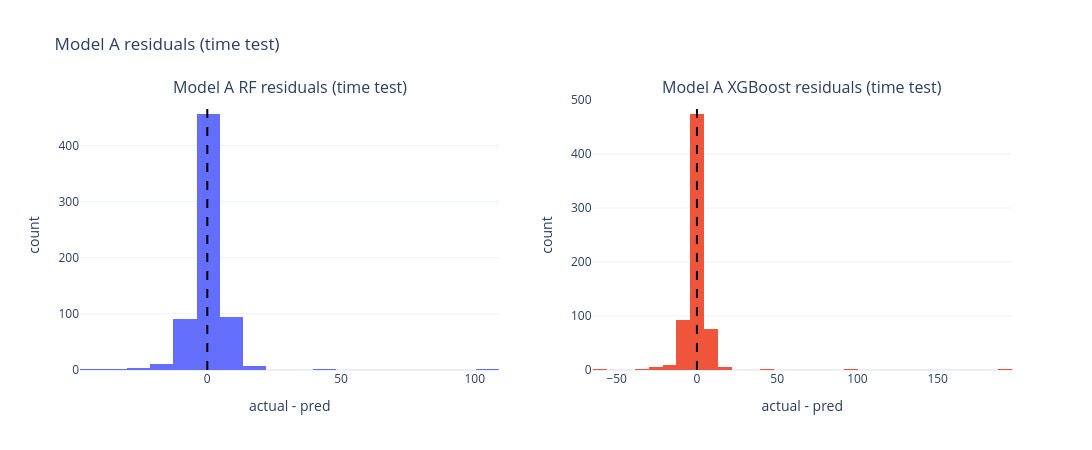

Notebook code cell kept with this figure:
### Code cell
# residuals
r_rf_a_t = y_test_t.values - pred_rf_a_t
r_xgb_a_t = y_test_t.values - pred_xgb_a_t

# common bins so both plots are comparable
all_r_t = np.concatenate([r_rf_a_t, r_xgb_a_t])
bins_t = np.histogram_bin_edges(all_r_t, bins=30)

fig = make_subplots(
    rows=1, cols=2,
    subplot_titles=("Model A RF residuals (time test)", "Model A XGBoost residuals (time test)")
)

fig.add_trace(
    go.Histogram(
        x=r_rf_a_t,
        xbins=dict(start=bins_t[0], end=bins_t[-1], size=bins_t[1] - bins_t[0]),
        name="RF",
        showlegend=False
    ),
    row=1, col=1
)

fig.add_trace(
    go.Histogram(
        x=r_xgb_a_t,
        xbins=dict(start=bins_t[0], end=bins_t[-1], size=bins_t[1] - bins_t[0]),
        name="XGB",
        showlegend=False
    ),
    row=1, col=2
)

fig.add_vline(x=0, line_dash="dash", line_color="black", row=1, col=1)
fig.add_vline(x=0, line_dash="dash", line_color="black", row=1, col=2)

fig.update_xaxes(title_text="actual - pred", row=1, col=1)
fig.update_xaxes(title_text="actual - pred", row=1, col=2)
fig.update_yaxes(title_text="count", row=1, col=1)
fig.update_yaxes(title_text="count", row=1, col=2)

fig.update_layout(
    title="Model A residuals (time test)",
    template="plotly_white",
    paper_bgcolor="rgba(0,0,0,0)",
    plot_bgcolor="rgba(0,0,0,0)",
    width=1100,
    height=450
)

fig.write_image("images/modela_residuals_time_rf_xgb.png", scale=2)
fig.show()

### Figure 1 — Plotly figure (JSON) as saved in the notebook; plotly's stock layout.template omitted (floating-point values rounded to 4 significant figures; data arrays with more than 128 entries replaced by an {"elided": "..."} marker saying what was removed)
{"data": [{"name": "RF", "showlegend": false, "x": {"elided": "669 float values"}, "xbins": {"end": 196.3, "size": 8.71, "start": -65.01}, "type": "histogram", "xaxis": "x", "yaxis": "y"}, {"name": "XGB", "showlegend": false, "x": {"elided": "669 float values"}, "xbins": {"end": 196.3, "size": 8.71, "start": -65.01}, "type": "histogram", "xaxis": "x2", "yaxis": "y2"}], "layout": {"xaxis": {"anchor": "y", "domain": [0.0, 0.45], "title": {"text": "actual - pred"}}, "yaxis": {"anchor": "x", "domain": [0.0, 1.0], "title": {"text": "count"}}, "xaxis2": {"anchor": "y2", "domain": [0.55, 1.0], "title": {"text": "actual - pred"}}, "yaxis2": {"anchor": "x2", "domain": [0.0, 1.0], "title": {"text": "count"}}, "annotations": [{"font": {"size": 16}, "showarrow": false, "text": "Model A RF residuals (time test)", "x": 0.225, "xanchor": "center", "xref": "paper", "y": 1.0, "yanchor": "bottom", "yref": "paper"}, {"font": {"size": 16}, "showarrow": false, "text": "Model A XGBoost residuals (time test)", "x": 0.775, "xanchor": "center", "xref": "paper", "y": 1.0, "yanchor": "bottom", "yref": "paper"}], "shapes": [{"line": {"color": "black", "dash": "dash"}, "type": "line", "x0": 0, "x1": 0, "xref": "x", "y0": 0, "y1": 1, "yref": "y domain"}, {"line": {"color": "black", "dash": "dash"}, "type": "line", "x0": 0, "x1": 0, "xref": "x2", "y0": 0, "y1": 1, "yref": "y2 domain"}], "title": {"text": "Model A residuals (time test)"}, "paper_bgcolor": "rgba(0,0,0,0)", "plot_bgcolor": "rgba(0,0,0,0)", "width": 1100, "height": 450}}
